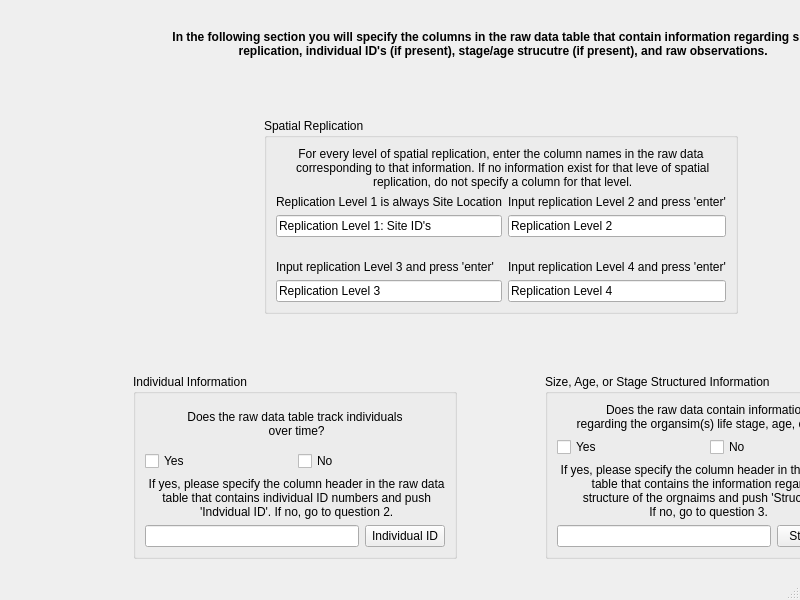
<?xml version="1.0" encoding="UTF-8"?>
<ui version="4.0">
 <class>MainWindow</class>
 <widget class="QMainWindow" name="MainWindow">
  <property name="geometry">
   <rect>
    <x>0</x>
    <y>0</y>
    <width>800</width>
    <height>600</height>
   </rect>
  </property>
  <property name="windowTitle">
   <string>MainWindow</string>
  </property>
  <widget class="QWidget" name="centralwidget">
   <widget class="QWidget" name="layoutWidget">
    <property name="geometry">
     <rect>
      <x>50</x>
      <y>30</y>
      <width>902</width>
      <height>790</height>
     </rect>
    </property>
    <layout class="QVBoxLayout" name="verticalLayout_56">
     <item>
      <layout class="QHBoxLayout" name="horizontalLayout_38">
       <item>
        <spacer name="horizontalSpacer_61">
         <property name="orientation">
          <enum>Qt::Horizontal</enum>
         </property>
         <property name="sizeHint" stdset="0">
          <size>
           <width>40</width>
           <height>20</height>
          </size>
         </property>
        </spacer>
       </item>
       <item>
        <widget class="QLabel" name="label_12">
         <property name="sizePolicy">
          <sizepolicy hsizetype="Fixed" vsizetype="Fixed">
           <horstretch>0</horstretch>
           <verstretch>0</verstretch>
          </sizepolicy>
         </property>
         <property name="font">
          <font>
           <weight>75</weight>
           <bold>true</bold>
          </font>
         </property>
         <property name="text">
          <string>In the following section you will specify the columns in the raw data table that contain information regarding spatial
 replication, individual ID's (if present), stage/age strucutre (if present), and raw observations.</string>
         </property>
         <property name="alignment">
          <set>Qt::AlignCenter</set>
         </property>
        </widget>
       </item>
       <item>
        <spacer name="horizontalSpacer_62">
         <property name="orientation">
          <enum>Qt::Horizontal</enum>
         </property>
         <property name="sizeHint" stdset="0">
          <size>
           <width>40</width>
           <height>20</height>
          </size>
         </property>
        </spacer>
       </item>
      </layout>
     </item>
     <item>
      <spacer name="verticalSpacer_13">
       <property name="orientation">
        <enum>Qt::Vertical</enum>
       </property>
       <property name="sizeHint" stdset="0">
        <size>
         <width>45</width>
         <height>13</height>
        </size>
       </property>
      </spacer>
     </item>
     <item>
      <layout class="QHBoxLayout" name="horizontalLayout_37">
       <item>
        <spacer name="horizontalSpacer_29">
         <property name="orientation">
          <enum>Qt::Horizontal</enum>
         </property>
         <property name="sizeHint" stdset="0">
          <size>
           <width>40</width>
           <height>20</height>
          </size>
         </property>
        </spacer>
       </item>
       <item>
        <widget class="QGroupBox" name="groupBox_13">
         <property name="title">
          <string>Spatial Replication</string>
         </property>
         <layout class="QVBoxLayout" name="verticalLayout_55">
          <item>
           <layout class="QVBoxLayout" name="verticalLayout_54">
            <item>
             <widget class="QLabel" name="label_17">
              <property name="text">
               <string>For every level of spatial replication, enter the column names in the raw data 
 corresponding to that information. If no information exist for that leve of spatial 
 replication, do not specify a column for that level.</string>
              </property>
              <property name="alignment">
               <set>Qt::AlignCenter</set>
              </property>
             </widget>
            </item>
            <item>
             <layout class="QHBoxLayout" name="horizontalLayout_34">
              <item>
               <layout class="QVBoxLayout" name="verticalLayout_51">
                <item>
                 <layout class="QGridLayout" name="gridLayout_6">
                  <item row="0" column="0">
                   <widget class="QLabel" name="label_13">
                    <property name="text">
                     <string>Replication Level 1 is always Site Location</string>
                    </property>
                   </widget>
                  </item>
                  <item row="1" column="0">
                   <widget class="QLineEdit" name="lineEdit">
                    <property name="sizePolicy">
                     <sizepolicy hsizetype="Preferred" vsizetype="Fixed">
                      <horstretch>0</horstretch>
                      <verstretch>0</verstretch>
                     </sizepolicy>
                    </property>
                    <property name="text">
                     <string>Replication Level 1: Site ID's</string>
                    </property>
                   </widget>
                  </item>
                 </layout>
                </item>
                <item>
                 <spacer name="verticalSpacer_6">
                  <property name="orientation">
                   <enum>Qt::Vertical</enum>
                  </property>
                  <property name="sizeType">
                   <enum>QSizePolicy::Fixed</enum>
                  </property>
                  <property name="sizeHint" stdset="0">
                   <size>
                    <width>28</width>
                    <height>17</height>
                   </size>
                  </property>
                 </spacer>
                </item>
                <item>
                 <layout class="QGridLayout" name="gridLayout_8">
                  <item row="0" column="0">
                   <widget class="QLabel" name="label_15">
                    <property name="text">
                     <string>Input replication Level 3 and press 'enter'</string>
                    </property>
                   </widget>
                  </item>
                  <item row="1" column="0">
                   <widget class="QLineEdit" name="lineEdit_3">
                    <property name="sizePolicy">
                     <sizepolicy hsizetype="Preferred" vsizetype="Fixed">
                      <horstretch>0</horstretch>
                      <verstretch>0</verstretch>
                     </sizepolicy>
                    </property>
                    <property name="text">
                     <string>Replication Level 3</string>
                    </property>
                   </widget>
                  </item>
                 </layout>
                </item>
               </layout>
              </item>
              <item>
               <layout class="QVBoxLayout" name="verticalLayout_53">
                <item>
                 <layout class="QGridLayout" name="gridLayout_7">
                  <item row="0" column="0">
                   <widget class="QLabel" name="label_14">
                    <property name="text">
                     <string>Input replication Level 2 and press 'enter'</string>
                    </property>
                   </widget>
                  </item>
                  <item row="1" column="0">
                   <widget class="QLineEdit" name="lineEdit_2">
                    <property name="sizePolicy">
                     <sizepolicy hsizetype="Preferred" vsizetype="Fixed">
                      <horstretch>0</horstretch>
                      <verstretch>0</verstretch>
                     </sizepolicy>
                    </property>
                    <property name="text">
                     <string>Replication Level 2</string>
                    </property>
                   </widget>
                  </item>
                 </layout>
                </item>
                <item>
                 <spacer name="verticalSpacer_10">
                  <property name="orientation">
                   <enum>Qt::Vertical</enum>
                  </property>
                  <property name="sizeType">
                   <enum>QSizePolicy::Fixed</enum>
                  </property>
                  <property name="sizeHint" stdset="0">
                   <size>
                    <width>28</width>
                    <height>17</height>
                   </size>
                  </property>
                 </spacer>
                </item>
                <item>
                 <layout class="QGridLayout" name="gridLayout_9">
                  <item row="0" column="0">
                   <widget class="QLabel" name="label_16">
                    <property name="text">
                     <string>Input replication Level 4 and press 'enter'</string>
                    </property>
                   </widget>
                  </item>
                  <item row="1" column="0">
                   <widget class="QLineEdit" name="lineEdit_4">
                    <property name="sizePolicy">
                     <sizepolicy hsizetype="Preferred" vsizetype="Fixed">
                      <horstretch>0</horstretch>
                      <verstretch>0</verstretch>
                     </sizepolicy>
                    </property>
                    <property name="text">
                     <string>Replication Level 4</string>
                    </property>
                   </widget>
                  </item>
                 </layout>
                </item>
               </layout>
              </item>
             </layout>
            </item>
           </layout>
          </item>
         </layout>
        </widget>
       </item>
       <item>
        <spacer name="horizontalSpacer_55">
         <property name="orientation">
          <enum>Qt::Horizontal</enum>
         </property>
         <property name="sizeHint" stdset="0">
          <size>
           <width>40</width>
           <height>20</height>
          </size>
         </property>
        </spacer>
       </item>
      </layout>
     </item>
     <item>
      <spacer name="verticalSpacer_15">
       <property name="orientation">
        <enum>Qt::Vertical</enum>
       </property>
       <property name="sizeHint" stdset="0">
        <size>
         <width>35</width>
         <height>13</height>
        </size>
       </property>
      </spacer>
     </item>
     <item>
      <layout class="QHBoxLayout" name="horizontalLayout_36">
       <item>
        <spacer name="horizontalSpacer_58">
         <property name="orientation">
          <enum>Qt::Horizontal</enum>
         </property>
         <property name="sizeHint" stdset="0">
          <size>
           <width>40</width>
           <height>20</height>
          </size>
         </property>
        </spacer>
       </item>
       <item>
        <widget class="QGroupBox" name="groupBox_10">
         <property name="title">
          <string>Individual Information</string>
         </property>
         <layout class="QVBoxLayout" name="verticalLayout_49">
          <item>
           <layout class="QVBoxLayout" name="layObsSchemeQ1V">
            <item>
             <widget class="QLabel" name="labObsSchemeQ1">
              <property name="text">
               <string>Does the raw data table track individuals
 over time?</string>
              </property>
              <property name="alignment">
               <set>Qt::AlignCenter</set>
              </property>
             </widget>
            </item>
            <item>
             <layout class="QHBoxLayout" name="layObsSchemeYNH">
              <item>
               <widget class="QCheckBox" name="ckObsSchemeQ1Yes">
                <property name="text">
                 <string>Yes</string>
                </property>
               </widget>
              </item>
              <item>
               <widget class="QCheckBox" name="ckObsSchemeQ1No">
                <property name="text">
                 <string>No</string>
                </property>
                <property name="checked">
                 <bool>false</bool>
                </property>
               </widget>
              </item>
             </layout>
            </item>
            <item>
             <widget class="QLabel" name="labObsSchemeIndID">
              <property name="text">
               <string> If yes, please specify the column header in the raw data 
 table that contains individual ID numbers and push 
 'Indvidual ID'. If no, go to question 2.</string>
              </property>
              <property name="alignment">
               <set>Qt::AlignCenter</set>
              </property>
             </widget>
            </item>
            <item>
             <layout class="QHBoxLayout" name="layObsSchemebtnlnedH">
              <item>
               <widget class="QLineEdit" name="lnedObsSchemeQ1IndID"/>
              </item>
              <item>
               <widget class="QPushButton" name="btnObsSchemeQ1IndID">
                <property name="text">
                 <string>Individual ID</string>
                </property>
               </widget>
              </item>
             </layout>
            </item>
           </layout>
          </item>
         </layout>
        </widget>
       </item>
       <item>
        <spacer name="horizontalSpacer_57">
         <property name="orientation">
          <enum>Qt::Horizontal</enum>
         </property>
         <property name="sizeHint" stdset="0">
          <size>
           <width>40</width>
           <height>20</height>
          </size>
         </property>
        </spacer>
       </item>
       <item>
        <widget class="QGroupBox" name="groupBox_11">
         <property name="title">
          <string>Size, Age, or Stage Structured Information</string>
         </property>
         <layout class="QVBoxLayout" name="verticalLayout_50">
          <item>
           <layout class="QVBoxLayout" name="layObsSchemeQ2AllV">
            <item>
             <widget class="QLabel" name="labObsSchemeQ2">
              <property name="text">
               <string>Does the raw data contain information 
 regarding the organsim(s) life stage, age, or size?</string>
              </property>
              <property name="alignment">
               <set>Qt::AlignCenter</set>
              </property>
             </widget>
            </item>
            <item>
             <layout class="QHBoxLayout" name="layObsSchemeQ2YN">
              <item>
               <widget class="QCheckBox" name="ckObsSchemeQ2Y">
                <property name="text">
                 <string>Yes</string>
                </property>
               </widget>
              </item>
              <item>
               <widget class="QCheckBox" name="ckObsSchemeQ2N">
                <property name="text">
                 <string>No</string>
                </property>
                <property name="checked">
                 <bool>false</bool>
                </property>
               </widget>
              </item>
             </layout>
            </item>
            <item>
             <widget class="QLabel" name="labObsSchemeStruct">
              <property name="text">
               <string> If yes, please specify the column header in the raw data 
 table that contains the information regarding 
 structure of the orgnaims and push 'Structured'. 
 If no, go to question 3.</string>
              </property>
              <property name="alignment">
               <set>Qt::AlignCenter</set>
              </property>
             </widget>
            </item>
            <item>
             <layout class="QHBoxLayout" name="layObsSchemeQ2StructH">
              <item>
               <widget class="QLineEdit" name="lnedObsSchemeQ2Struct"/>
              </item>
              <item>
               <widget class="QPushButton" name="btnObsSchemeQ2Struct">
                <property name="text">
                 <string>Structured</string>
                </property>
               </widget>
              </item>
             </layout>
            </item>
           </layout>
          </item>
         </layout>
        </widget>
       </item>
       <item>
        <spacer name="horizontalSpacer_56">
         <property name="orientation">
          <enum>Qt::Horizontal</enum>
         </property>
         <property name="sizeHint" stdset="0">
          <size>
           <width>40</width>
           <height>20</height>
          </size>
         </property>
        </spacer>
       </item>
      </layout>
     </item>
     <item>
      <spacer name="verticalSpacer_14">
       <property name="orientation">
        <enum>Qt::Vertical</enum>
       </property>
       <property name="sizeHint" stdset="0">
        <size>
         <width>45</width>
         <height>13</height>
        </size>
       </property>
      </spacer>
     </item>
     <item>
      <layout class="QHBoxLayout" name="horizontalLayout_35">
       <item>
        <spacer name="horizontalSpacer_59">
         <property name="orientation">
          <enum>Qt::Horizontal</enum>
         </property>
         <property name="sizeHint" stdset="0">
          <size>
           <width>40</width>
           <height>20</height>
          </size>
         </property>
        </spacer>
       </item>
       <item>
        <widget class="QGroupBox" name="groupBox_12">
         <property name="title">
          <string>Raw Observations</string>
         </property>
         <layout class="QVBoxLayout" name="verticalLayout_52">
          <item>
           <layout class="QVBoxLayout" name="layObsSchemeQ3AllV">
            <item>
             <widget class="QLabel" name="labObsSchemeQ3ObsID">
              <property name="text">
               <string>Please specify the column header in the raw data 
 table that contains the information regarding 
 observational information (i.e. counts, biomass, 
 percent area, demographic information, etc), 
 and push 'Observation ID'.</string>
              </property>
              <property name="alignment">
               <set>Qt::AlignCenter</set>
              </property>
             </widget>
            </item>
            <item>
             <layout class="QHBoxLayout" name="layObsSchemeQ3lnedbtnObsID">
              <item>
               <widget class="QLineEdit" name="lnedObsSchemeQ3ObsID"/>
              </item>
              <item>
               <widget class="QPushButton" name="btnObsSchemeQ3ObsID">
                <property name="text">
                 <string>Observation ID</string>
                </property>
               </widget>
              </item>
             </layout>
            </item>
            <item>
             <widget class="QLabel" name="labObsSchemeQ3Concat">
              <property name="text">
               <string>After completing this scheme push the 'Concatenate 
 Raw Observation Table'.</string>
              </property>
              <property name="alignment">
               <set>Qt::AlignCenter</set>
              </property>
             </widget>
            </item>
            <item>
             <widget class="QPushButton" name="btnObsSchemeQ3Concat">
              <property name="text">
               <string>Concatenate Raw Observation Table</string>
              </property>
             </widget>
            </item>
           </layout>
          </item>
         </layout>
        </widget>
       </item>
       <item>
        <spacer name="horizontalSpacer_60">
         <property name="orientation">
          <enum>Qt::Horizontal</enum>
         </property>
         <property name="sizeHint" stdset="0">
          <size>
           <width>40</width>
           <height>20</height>
          </size>
         </property>
        </spacer>
       </item>
      </layout>
     </item>
    </layout>
   </widget>
  </widget>
  <widget class="QMenuBar" name="menubar">
   <property name="geometry">
    <rect>
     <x>0</x>
     <y>0</y>
     <width>800</width>
     <height>22</height>
    </rect>
   </property>
  </widget>
  <widget class="QStatusBar" name="statusbar"/>
 </widget>
 <resources/>
 <connections/>
</ui>
